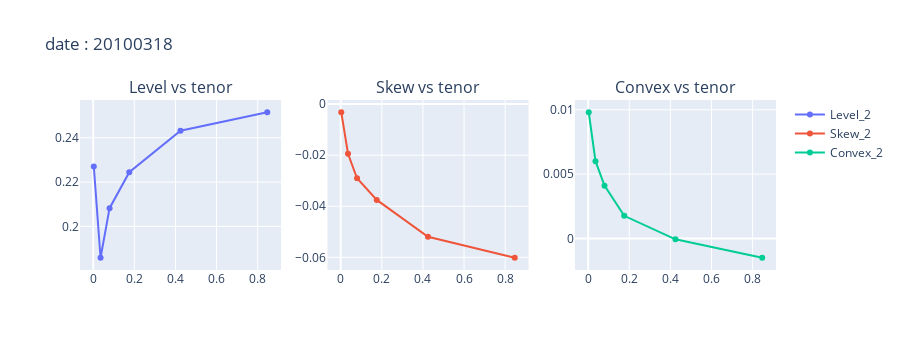

Notebook source saved alongside this figure:
### Code cell
plot_params_vs_tenor("20100318")

### Figure 1 — Plotly figure (JSON) as saved in the notebook; plotly's stock layout.template omitted (floating-point values rounded to 4 significant figures)
{"data": [{"mode": "markers+lines", "name": "Level_2", "type": "scatter", "x": [0.00274, 0.03562, 0.07945, 0.1753, 0.4247, 0.8466], "xaxis": "x", "y": [0.227, 0.1859, 0.2082, 0.2244, 0.2431, 0.2515], "yaxis": "y"}, {"mode": "markers+lines", "name": "Skew_2", "type": "scatter", "x": [0.00274, 0.03562, 0.07945, 0.1753, 0.4247, 0.8466], "xaxis": "x2", "y": [-0.003188, -0.01942, -0.02903, -0.0375, -0.05194, -0.06015], "yaxis": "y2"}, {"mode": "markers+lines", "name": "Convex_2", "type": "scatter", "x": [0.00274, 0.03562, 0.07945, 0.1753, 0.4247, 0.8466], "xaxis": "x3", "y": [0.00981, 0.006008, 0.0041, 0.001756, -7.074e-05, -0.001505], "yaxis": "y3"}], "layout": {"annotations": [{"font": {"size": 16}, "showarrow": false, "text": "Level vs tenor", "x": 0.1444, "xanchor": "center", "xref": "paper", "y": 1, "yanchor": "bottom", "yref": "paper"}, {"font": {"size": 16}, "showarrow": false, "text": "Skew vs tenor", "x": 0.5, "xanchor": "center", "xref": "paper", "y": 1, "yanchor": "bottom", "yref": "paper"}, {"font": {"size": 16}, "showarrow": false, "text": "Convex vs tenor", "x": 0.8556, "xanchor": "center", "xref": "paper", "y": 1, "yanchor": "bottom", "yref": "paper"}], "height": 350, "title": {"text": "date : 20100318"}, "xaxis": {"anchor": "y", "domain": [0, 0.2889]}, "xaxis2": {"anchor": "y2", "domain": [0.3556, 0.6444]}, "xaxis3": {"anchor": "y3", "domain": [0.7111, 1]}, "yaxis": {"anchor": "x", "domain": [0, 1]}, "yaxis2": {"anchor": "x2", "domain": [0, 1]}, "yaxis3": {"anchor": "x3", "domain": [0, 1]}}}
